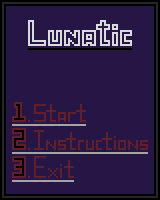

Tiled map render using the project's own tile images. Description and the map definition, with tile-layer contents summarised, below:
An orthogonal 80x100 tile map with 2x2 px tiles, 4 tile layers (Background, Details, Underline_gray, Name).

<map version="1.0" tiledversion="2017.07.26" orientation="orthogonal" renderorder="right-down" width="80" height="100" tilewidth="2" tileheight="2" nextobjectid="1">
 <tileset firstgid="1" source="Palette_2.tsx" />
 <layer name="Background" width="80" height="100" locked="1">
  <data>[8000 cells, 8000 non-empty, 185 distinct tile ids]</data>
 </layer>
 <layer name="Details" width="80" height="100" locked="1">
  <data>[8000 cells, 402 non-empty, 29 distinct tile ids]</data>
 </layer>
 <layer name="Underline_gray" width="80" height="100" locked="1">
  <data>[8000 cells, 163 non-empty, 15 distinct tile ids]</data>
 </layer>
 <layer name="Name" width="80" height="100" locked="1">
  <data>[8000 cells, 702 non-empty, 27 distinct tile ids]</data>
 </layer>
</map>
